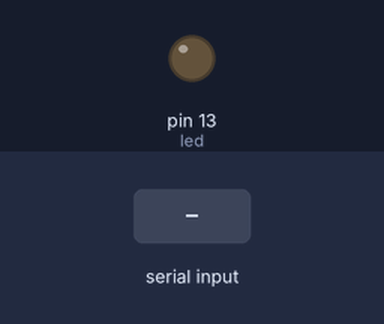
A sketch run on a simulated Arduino Uno, built with avr-gcc and run on an emulated ATmega328P. On the bench: output pins drawn as LEDs (lit = HIGH). The inputs (shaded band) are chosen by the test bench.

Above: at 1.2 s.
1.3 s: "1" received over Serial
At 2.0 s:
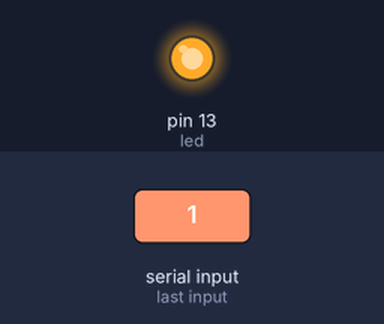
2.8 s: "0" received over Serial
At 3.2 s:
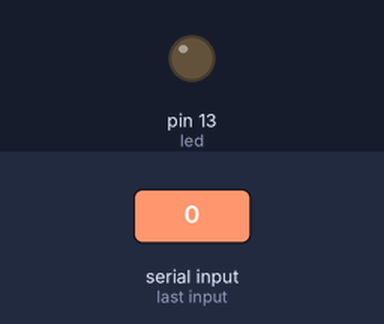
Timing chart, 0 to 5.8 s (numbered marks = the images above; inputs shaded):
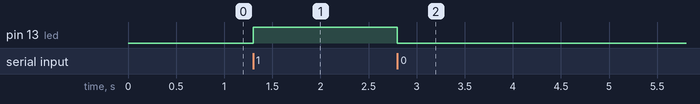

Measured:
- after the input at 1.3 s, pin 13 (led): LOW → HIGH at once
- after the input at 2.8 s, pin 13 (led): HIGH → LOW at once

The sketch:

arduino.ino
```cpp
int led = 13;
void setup () {
   pinMode(led, OUTPUT); //LED 13 como salida
   Serial.begin(9600); //Inicializo el puerto serial a 9600 baudios
}

void loop () {
   if (Serial.available()) { //Si está disponible
      int c = Serial.read(); //Guardamos la lectura en una variable char
      if (c == '1') { //Si es una 'H', enciendo el LED
         digitalWrite(led, HIGH);
         delay(1000);
      } else if (c == '0') { //Si es una 'L', apago el LED
        digitalWrite(led, LOW);
        delay(1000);
      }
   }
}
```
